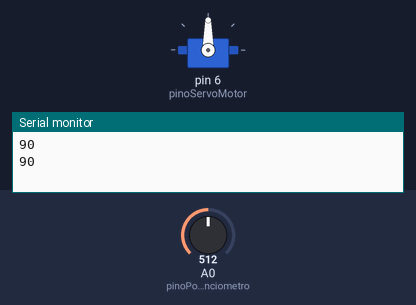
The sketch below on a simulated Arduino Uno, built with avr-gcc and run on an emulated ATmega328P. On the bench: servo, the last lines printed to the serial monitor. The test bench sets the inputs (shaded band); at power-on: A0 (pinoPotenciometro) = 512.

Above: at 5.8 s.
5.9 s: A0 (pinoPotenciometro) set to 716
At 11.3 s:
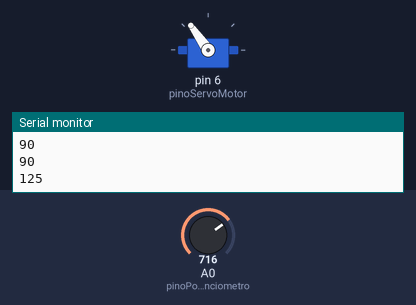
11.9 s: A0 (pinoPotenciometro) set to 900
At 16.3 s:
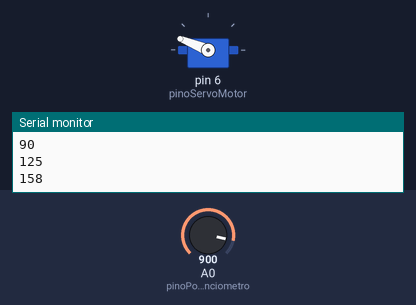
17.9 s: A0 (pinoPotenciometro) set to 1023
At 21.3 s:
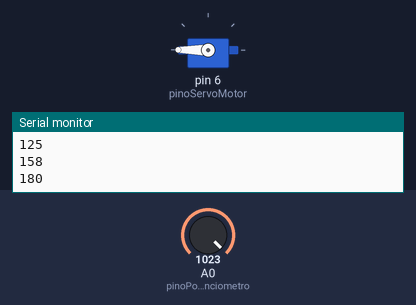
23.9 s: A0 (pinoPotenciometro) set to 306
At 26.3 s:
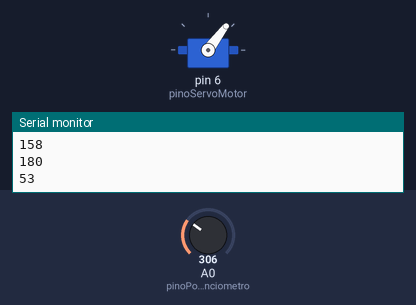
29.9 s: A0 (pinoPotenciometro) set to 122
At 31.3 s:
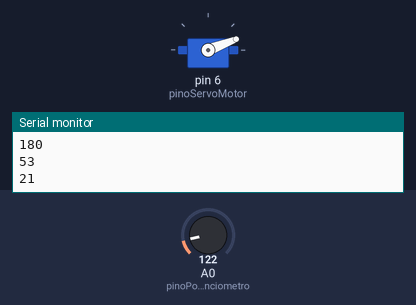
35.9 s: A0 (pinoPotenciometro) set to 0
At 41.4 s:
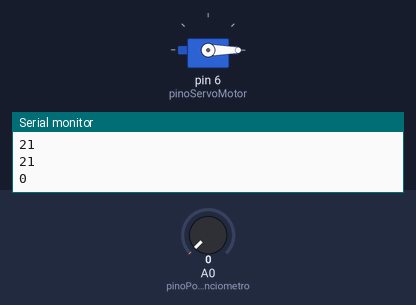
Timing chart, 0 to 42.9 s (numbered marks = the images above; inputs shaded):
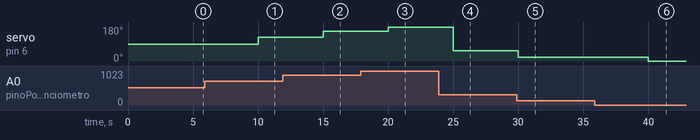

Measured:
- after the input at 5.9 s, servo on pin 6 (pinoServoMotor): 90° → 125° after 4.1 s
- after the input at 11.9 s, servo on pin 6 (pinoServoMotor): 125° → 158° after 3.1 s
- after the input at 17.9 s, servo on pin 6 (pinoServoMotor): 158° → 180° after 2.1 s
- after the input at 23.9 s, servo on pin 6 (pinoServoMotor): 180° → 53° after 1.1 s
- after the input at 29.9 s, servo on pin 6 (pinoServoMotor): 53° → 21° after 0.10 s
- after the input at 35.9 s, servo on pin 6 (pinoServoMotor): 21° → 0° after 4.1 s

The sketch:

Projeto14-Servo.ino
```cpp
// Uso do Servo Motor SG90.

#include <Servo.h>
Servo servo;

int pinoPotenciometro = A0;
int pinoServoMotor = 6;
int valorPot;
int valorMotor = 0;

void setup() {
  servo.attach(pinoServoMotor);
  Serial.begin(9600);
}

void loop() {
  valorPot = analogRead(pinoPotenciometro);
  valorMotor = map(valorPot, 0, 1023, 0, 180);
  servo.write(valorMotor);
  Serial.println(valorMotor);
  delay(5000);
}
```
